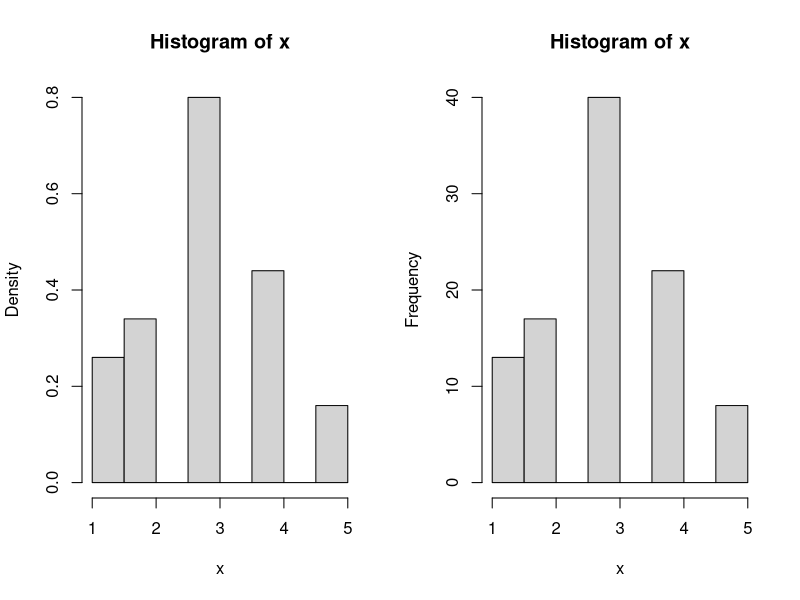

Write the R code that produced this figure.
#bai1
#a
f=function(p)
{
  return(0.07*p**(-0.93))
}
integrate(f,lower = 0,upper = 0.2)
#b
integrate(f,lower = 0,upper = 1)
#bai2
x=sample(1:5,100,TRUE,c(0.1,0.2,0.4,0.2,0.1))
a=table(x)/100
a
par(mfrow=c(1,2))
hist(x, freq = FALSE)
hist(x)
#plot(a,xlab="X",ylab="P(X)", main="",lwd=10)
#barplot(a,main="",xlab="X",ylab="P(X)")